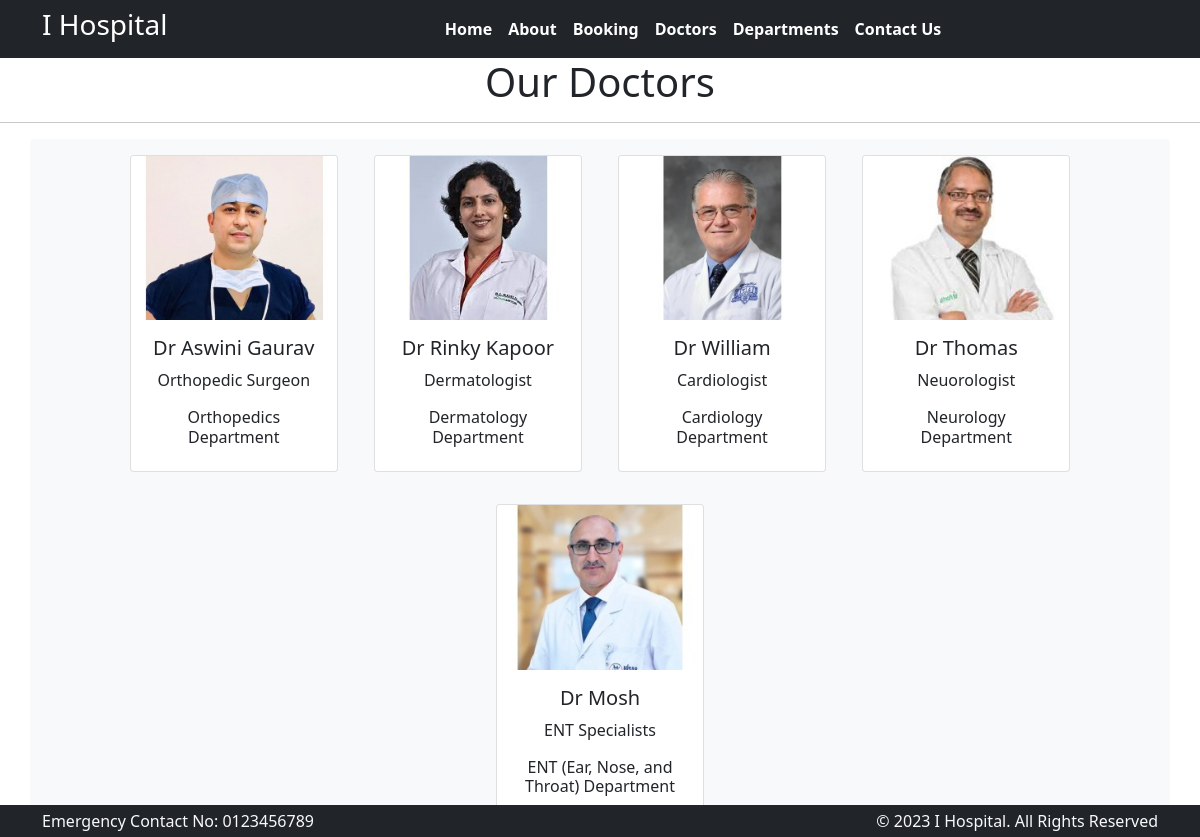
Page /doctors on the committed database.
### firstapp/models.py (models this page shows, shortened)
class Doctors(models.Model):
    doc_name = models.CharField(max_length=255)
    doc_spec = models.CharField(max_length=255)
    dep_name = models.name = models.ForeignKey(Departments, on_delete=models.CASCADE)
    doc_image = models.ImageField(upload_to='doctors')

class Departments(models.Model):
    dep_name = models.CharField(max_length=100)
    dep_description = models.TextField()
    def __str__(self):
        return self.dep_name

### firstapp/views.py (the view)
# urls.py: path('doctors',views.doctors, name='doctors'),
def doctors(request):
    dict_docs = {
        'doctors' : Doctors.objects.all()
    }
    return render(request, 'doctors.html', dict_docs)

### templates/doctors.html (shortened to what this page needs)
{% extends "base.html" %}
{%block content%}
    <h1 class="text-center">Our Doctors</h1>
    <hr>
<div class="container text-center bg-light rounded">
    {% for d in doctors %}
    <div class="card text-center mx-3 my-3" style="width: 13rem; display:inline-block">
        <img src="{{d.doc_image.url}}" class="card-img-top" alt="...">
        <div class="card-body">
          <h5 class="card-title">{{d.doc_name}}</h5>
          <p class="card-text">{{d.doc_spec}}</p>
          <h6>{{d.dep_name}} Department</h6>
        </div>
      </div>
    {% endfor %}
</div>
{%endblock%}

### templates/base.html (shortened to what this page needs)
{% load static %}
<!DOCTYPE html>
<html>
  <head>
    <link rel="stylesheet"
      href=" https://cdn.jsdelivr.net/npm/bootstrap@5.1.3/dist/css/bootstrap.min.css ">
    <link rel="stylesheet"
      href="https://use.fontawesome.com/releases/v5.2.0/css/all.css">
      <link rel="stylesheet"
      href="{% static '/css/style.css' %}">
  </head>
  <body>
    <nav class="navbar bg-dark navbar-expand-md ">
      <div class="container">
        <div class="col-2 text-left pl-md-0">
          <h3 class="text-white">  I Hospital </h3>
        </div>
        <div
          class="collapse navbar-collapse justify-content-center col-md-8 navbar-collapse-3">
          <ul class="navbar-nav justify-content-center  fw-bold">
            <li class="nav-item active">
              <a class="nav-link text-white" href="{% url 'home'%}">Home </a>
            </li>
            <li class="nav-item">
              <a class="nav-link text-white" href="{% url 'about'%}">About</a>
            </li>
            <li class="nav-item">
              <a class="nav-link text-white" href="{% url 'booking'%}">Booking</a>
            </li>
            <li class="nav-item">
              <a class="nav-link text-white" href="{% url 'doctors'%}">Doctors</a>
            </li>
			 <li class="nav-item">
              <a class="nav-link text-white" href="{% url 'department'%}">Departments</a>
            </li>
            <li class="nav-item">
              <a class="nav-link text-white" href="{% url 'contact'%}">Contact Us</a>
            </li>
          </ul>
        </div>
      </div>
    </nav>
    {%block content%}{%endblock%}
    <section class="fixed-bottom">
      <footer class="pt-1 pb-1  bg-dark text-light">
        <div class="container">
          <div class="row align-items-center">
            <div class="col-12 col-md-8  text-md">
              Emergency Contact No: 0123456789
            </div>
            <div class="col-12 col-md-4 mt-4 mt-md-0 text-center text-md-end">
              © 2023 I Hospital. All Rights Reserved
            </div>
          </div>
        </div>
      </footer>
    </section>
  </body>
</html>

### rows in the picture
Doctors: doc_image (picture), doc_name "Dr Aswini Gaurav", doc_spec "Orthopedic Surgeon", dep_name "Orthopedics"
Doctors: doc_image (picture), doc_name "Dr Rinky Kapoor", doc_spec "Dermatologist", dep_name "Dermatology"
Doctors: doc_image (picture), doc_name "Dr William", doc_spec "Cardiologist", dep_name "Cardiology"
Doctors: doc_image (picture), doc_name "Dr Thomas", doc_spec "Neuorologist", dep_name "Neurology"
Doctors: doc_image (picture), doc_name "Dr Mosh", doc_spec "ENT Specialists", dep_name "ENT (Ear, Nose, and Throat)"
